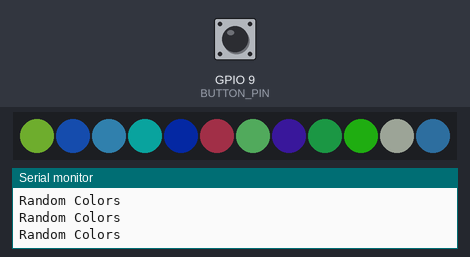
Bench run of a sketch on a simulated ESP32-C3. Parts: 12 RGB LEDs in strip order, left to right, the last lines printed to the serial monitor. The test bench sets the inputs (shaded band); at power-on: GPIO 9 (BUTTON_PIN) HIGH. Dim RGB values are drawn brighter than linear; random numbers use the default seed unless the sketch sets one.

Above: at 1.8 s.
1.9 s: GPIO 9 (BUTTON_PIN) pulled LOW for 0.6 s
At 2.1 s:
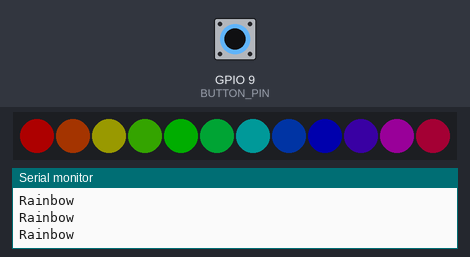
4.0 s: GPIO 9 (BUTTON_PIN) pulled LOW for 3.2 s
At 4.4 s:
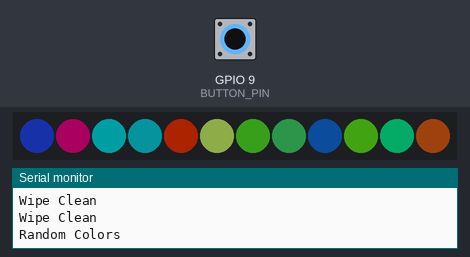
8.7 s: GPIO 9 (BUTTON_PIN) pulled LOW for 0.6 s
At 9.1 s:
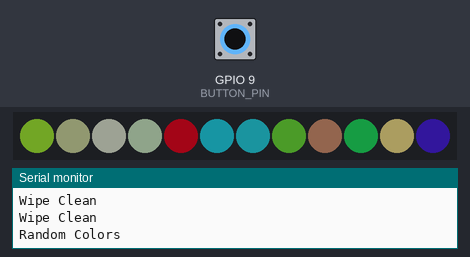
12.3 s: GPIO 9 (BUTTON_PIN) pulled LOW for 0.6 s
At 13.1 s:
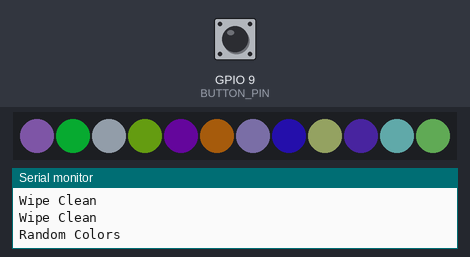
15.7 s: GPIO 9 (BUTTON_PIN) pulled LOW for 0.6 s
At 16.17 s:
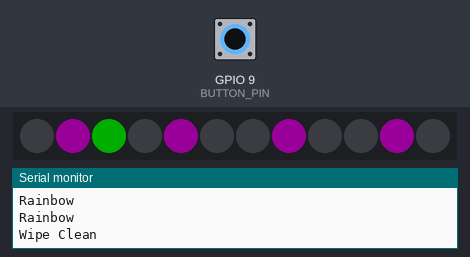
19.3 s: GPIO 9 (BUTTON_PIN) pulled LOW for 1 s
At 19.7 s:
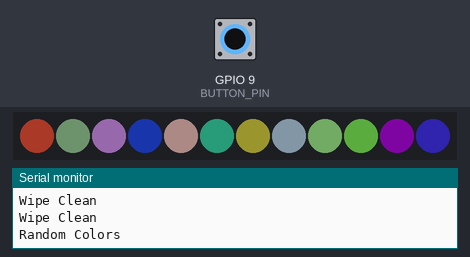

The sketch:

advancedLighting.ino
```cpp
#include <Adafruit_NeoPixel.h>

#define LED_PIN     0       // GPIO0 connected to NeoPixel ring
#define BUTTON_PIN  9       // GPIO9 is BOOT button on ESP32-C3
#define NUMPIXELS   12

Adafruit_NeoPixel pixels(NUMPIXELS, LED_PIN, NEO_GRB + NEO_KHZ800);

// Effect index
int currentEffect = 0;
const int numEffects = 4;

// Debounce
unsigned long lastDebounceTime = 0;
const unsigned long debounceDelay = 200;

void setup() {
  Serial.begin(115200);
  pixels.begin();
  pixels.setBrightness(50);
  pinMode(BUTTON_PIN, INPUT_PULLUP); // BOOT button is active LOW
  randomSeed(analogRead(0));
}

void loop() {
  // Check button press
  if (digitalRead(BUTTON_PIN) == LOW && (millis() - lastDebounceTime) > debounceDelay) {
    currentEffect = (currentEffect + 1) % numEffects;
    lastDebounceTime = millis();
  }

  // Run current effect
  switch (currentEffect) {
    case 0: randomColors(); break;
    case 1: rainbowCycle(); break;
    case 2: theaterChase(); break;
    case 3: colorWipe(); break;
  }
}

// === EFFECT FUNCTIONS ===

void randomColors() {
  Serial.println("Random Colors");
  for (int i = 0; i < NUMPIXELS; i++) {
    pixels.setPixelColor(i, pixels.Color(random(256), random(256), random(256)));
  }
  pixels.show();
  delay(500);
}

void rainbowCycle() {
  Serial.println("Rainbow");
  static uint16_t j = 0;
  for (int i = 0; i < NUMPIXELS; i++) {
    pixels.setPixelColor(i, Wheel((i * 256 / NUMPIXELS + j) & 255));
  }
  pixels.show();
  j++;
  delay(20);
}

void theaterChase() {
  static int q = 0;
  for (int i = 0; i < NUMPIXELS; i++) {
    if ((i + q) % 3 == 0) {
      pixels.setPixelColor(i, pixels.Color(127, 0, 127)); // Purple
    } else {
      pixels.setPixelColor(i, 0); // Off
    }
  }
  pixels.show();
  q = (q + 1) % 3;
  delay(100);
}

void colorWipe() {
  Serial.println("Wipe Clean");
  static int numberOfColors = 3;
  static int i = 0;
  static int j = 0;
  switch (j) {
    case 0: pixels.setPixelColor(i, pixels.Color(0, 255, 0)); break; // Green
    case 1: pixels.setPixelColor(i, pixels.Color(255, 0, 0)); break; // Red
    case 2: pixels.setPixelColor(i, pixels.Color(0, 0, 255)); break; // Blue
  }
  // pixels.setPixelColor(i, pixels.Color(0, 255, 0)); // Green
  pixels.show();
  i = (i + 1) % NUMPIXELS;
  if (i == 0) {
    j = (j + 1) % numberOfColors;
  }
  delay(100);
}

// === HELPER ===

uint32_t Wheel(byte WheelPos) {
  WheelPos = 255 - WheelPos;
  if (WheelPos < 85) {
    return pixels.Color(255 - WheelPos * 3, 0, WheelPos * 3);
  } else if (WheelPos < 170) {
    WheelPos -= 85;
    return pixels.Color(0, WheelPos * 3, 255 - WheelPos * 3);
  } else {
    WheelPos -= 170;
    return pixels.Color(WheelPos * 3, 255 - WheelPos * 3, 0);
  }
}
```

Measured:
- what the display in image 2 shows lasts 0.5 s, from 4.0 s to 4.5 s
